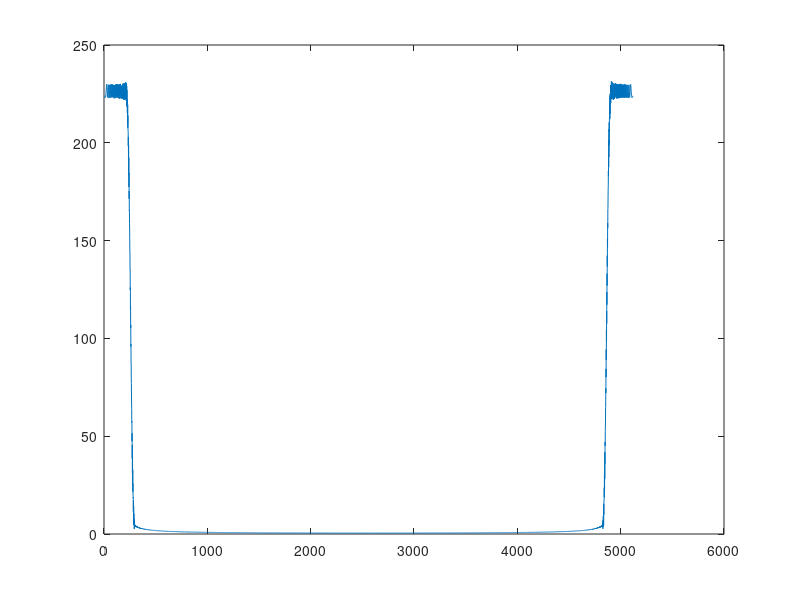

The MATLAB script that drew this image: (Note: this script raises an error after producing the figure.)
% Clear the workspace
clc
clear all
close all
% Define the IQ Signal from components
% load ('Frame_to_gen.mat');
 
% NUMSAMPLES=length(Frame_time);
NUMSAMPLES=1000;
x_axis = 1:NUMSAMPLES;
% получаем сигнал
 
y = load('preamb.mat').sync_sym;
Frame_time = (y);
 
% 
% idata=23000 * sin((2*3.14*x_axis)/NUMSAMPLES);
% qdata=23000 * cos((2*3.14*x_axis)/NUMSAMPLES);
% % load('sig_for_gen/signal2.mat');
 
% I=real(idata);
% I=I.';
% 
% Q=imag(qdata);
% Q=Q.';
IQData = Frame_time ;
figure
plot(abs(fft(IQData)));
 
% Define a filename for the data in the ARB
ArbFileName = 'MATLAB_WFM';
 
 
% Open a VISA connection or a raw TCPIP/GPIB connection to the instrument
% deviceObject = visa('agilent','TCPIP0::A-N5182A-80056.dhcp.mathworks.com::inst0::INSTR');
% deviceObject = gpib('agilent',8,19);
% deviceObject = tcpip('192.168.10.5',5025);
 
% Find a VISA-USB object.
deviceObject = instrfind('Type', 'visa-usb', 'RsrcName', 'USB0::0x0957::0x1F01::MY59100546::0::INSTR', 'Tag', '');
 
% Create the VISA-USB object if it does not exist
% otherwise use the object that was found.
if isempty(deviceObject)
    deviceObject = visa('KEYSIGHT', 'USB0::0x0957::0x1F01::MY59100546::0::INSTR');
else
    fclose(deviceObject);
    deviceObject = deviceObject(1);
end
 
% Connect to instrument object, obj1.
 
% Set up the output buffer size to hold at least the number of bytes we are
% transferring
deviceObject.OutputBufferSize = 10000000;
% Set output to Big Endian with TCPIP objects, because we do the interleaving 
% and the byte ordering in code. For VISA or GPIB objecs, use littleEndian.
deviceObject.ByteOrder = 'bigEndian';
 
% Adjust the timeout to ensure the entire waveform is downloaded before a
% timeout occurs
deviceObject.Timeout = 10.0;
 
% Open connection to the instrument
fopen(deviceObject);
 
% Seperate out the real and imaginary data in the IQ Waveform
wave = [real(IQData);imag(IQData)];
wave = wave(:)';    % transpose the waveform
 
% Scale the waveform
tmp = max(abs([max(wave) min(wave)]));
if (tmp == 0)
    tmp = 1;
end
% ARB binary range is 2's Compliment -32768 to + 32767
% So scale the waveform to +/- 32767 not 32768
scale = 2^15-1;
scale = scale/tmp;
wave = round(wave * scale);
modval = 2^16;
% Get it from double to unsigned int and let the driver take care of Big
% Endian to Little Endian for you  Look at ESG in Workspace.  It is a
% property of the VISA driver.
wave = uint16(mod(modval + wave, modval));
 
% Some more commands to make sure we don't damage the instrument
fprintf(deviceObject,':OUTPut:STATe OFF')
fprintf(deviceObject,':SOURce:RADio:ARB:STATe ON')
fprintf(deviceObject,':OUTPut:MODulation:STATe ON')
 
% freq =100e6;  
% fprintf('%d', num);
% Set the instrument source freq
fprintf(deviceObject, 'SOURce:FREQuency 100e6');
% % Set the source power
fprintf(deviceObject, 'POWer -25');
 
% Write the data to the instrument
n = size(wave);
sprintf('Starting Download of %d Points\n',n(2)/2)
binblockwrite(deviceObject,wave,'uint16',[':MEM:DATA:UNProtected "WFM1:' ArbFileName '",']);
% Write out the ASCII LF character
fprintf(deviceObject,'');
 
% Wait for instrument to complete download
% If you see a "Warning: A timeout occurred before the Terminator was reached." 
% warning you will need to adjust the deviceObject.Timeout value until no
% warning results on execution
commandCompleted = query(deviceObject,'*OPC?');
 
% Some more commands to start playing back the signal on the instrument
fprintf(deviceObject,':SOURce:RADio:ARB:STATe ON')
fprintf(deviceObject,':OUTPut:MODulation:STATe ON')
fprintf(deviceObject,':OUTPut:STATe ON')
fprintf(deviceObject,[':SOURce:RADio:ARB:WAV "ARBI:' ArbFileName '"']);
 
% Close the connection to the instrument
fclose(deviceObject); delete(deviceObject); clear deviceObject